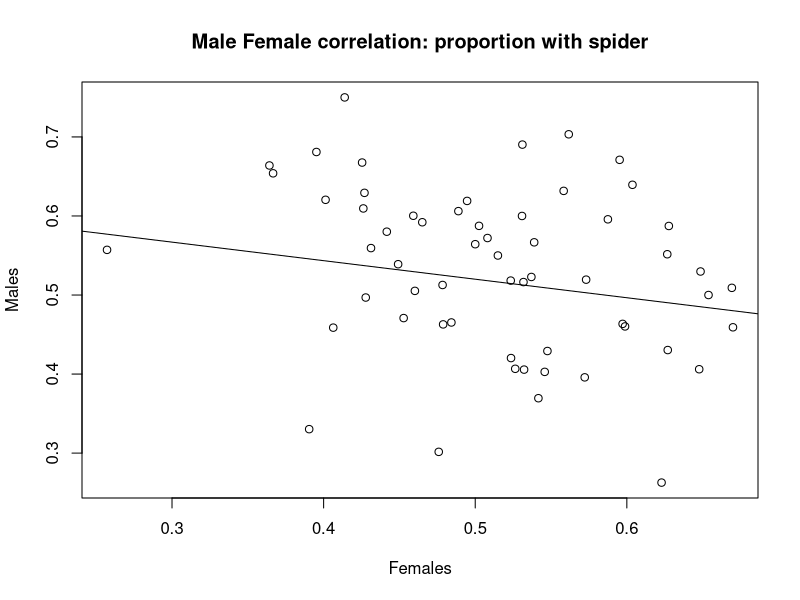
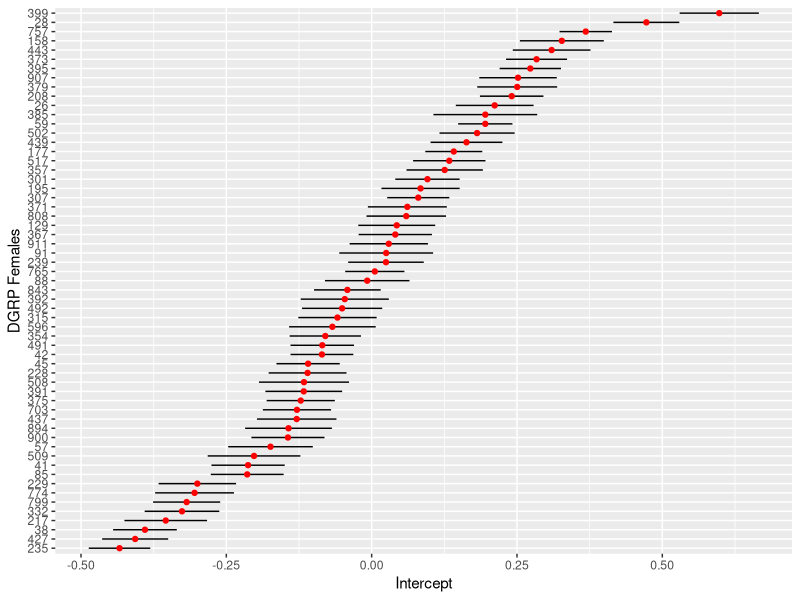
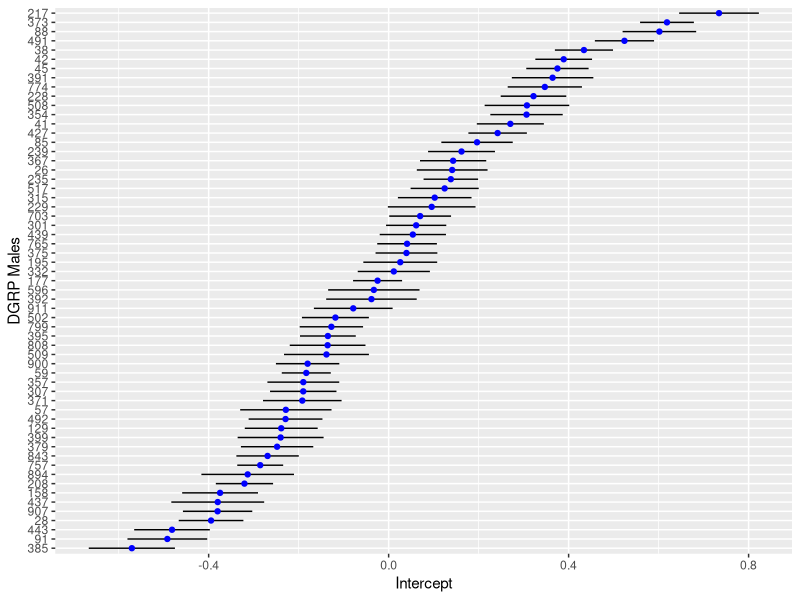

Reproduce these figures in R, in order.
## ---- chunk 1
#source('Perception_Analysis.R')
#Packages:
library(ggplot2)
library(dplyr)
library(lme4)
library(car)
library(effects)
require(lattice)

perception <- read.csv('Perception_all_Data.csv', h=TRUE)

#DGRP as factor
perception$DGRP <- factor(perception$DGRP)

#Average temp and humidity over three days and scaled:
perception$Avg_temp <- with(perception, (Temp_24 + Temp_48 + Temp_start)/3)

perception$Avg_hum <- with(perception, (Humidity_24 + Humidity_48 + Humidity_start)/3)

perception$Avg_BP <- with(perception, (BP_Start + BP_24 + BP_48)/3)

perception$TempScaled <- with(perception, scale(Avg_temp))

perception$HumidityScaled <- with(perception, scale(Avg_hum))

perception$BPScaled <- with(perception, scale(Avg_BP))

#Total those assorted into vials
perception$spiANDno_48 <- with(perception, Spider_48 + Not_Spider_48)

#Subsample of those with more than six total in vials
perception <- subset(perception, spiANDno_48 >= 6)

#New data frame with needed variables (and change some names):
DGRP_by_counts <- with(perception,
                       data.frame(DGRP, Sex, Spider=Spider_48,
                                  Not_spider=Not_Spider_48, Outside=Outside_48,
                                  Date=Start_date, Temp_Scaled=TempScaled, Humidity_Scaled=HumidityScaled,
                                  BP_Scaled=BPScaled, Vial_total= spiANDno_48, Number=Number))

DGRP_by_counts$proportion_spider <- with(DGRP_by_counts, Spider/Vial_total)

#Data set with all DGRP lines together into one group (by sex also): inclueds mean temperature scales (and humidity) and the mean proportion with spiders and SE

DGRP_sub <-DGRP_by_counts %>%
  group_by(DGRP, Sex) %>%
  summarise(prop_spider=mean(proportion_spider),
            Mean_temp_scaled=mean(Temp_Scaled),
            Mean_hum_scaled=mean(Humidity_Scaled),
            Mean_BP_scaled=mean(BP_Scaled),
            se =((sd(proportion_spider))/sqrt(n())))

## ---- chunk 2
with(DGRP_sub, cor(prop_spider[Sex == "Female"],prop_spider[Sex == "Male"] ))
## ---- chunk 3
line2 <- lm(DGRP_sub$prop_spider[DGRP_sub$Sex == "Female"] ~ DGRP_sub$prop_spider[DGRP_sub$Sex == "Male"])

with(DGRP_sub, plot(x = prop_spider[Sex == "Female"],y = prop_spider[Sex == "Male"], xlab = "Females", ylab = "Males", abline(line2), main = "Male Female correlation: proportion with spider"))
## ---- chunk 4
mod1 <- glmer(cbind(Not_spider, Spider) ~ 1 + Sex + Temp_Scaled + Humidity_Scaled + BP_Scaled + (1|Date) 
              + (0 + Sex|DGRP), data = DGRP_by_counts, family = "binomial")
summary(mod1)
## ---- chunk 5
rr1 <- ranef(mod1, condVar = TRUE)
#rr1
pv <- attr(rr1$DGRP, "postVar")

#pv[2,2,59] # == last one...
#pv
se_fem <- pv[1, 1, ]
se_ma <- pv[2,2, ]
#Data frame of intercepts
rand.interc<-rr1$DGRP
df<-data.frame(Intercepts=rr1$DGRP[,1:2], DGRP=rownames(rand.interc), se_female=se_fem, se_male=se_ma)
#head(df)
colnames(df) <- c("Female_Int", "Male_Int", "DGRP", "Female_se", "Male_se")
df$m.low <- with(df, Male_Int - 2 * Male_se)
df$m.high <- with(df, Male_Int + 2 * Male_se)
df$f.low <- with(df, Female_Int - 2 * Female_se)
df$f.high <- with(df, Female_Int + 2 * Female_se)

ggplot(df, aes(y=Female_Int, x=reorder(DGRP, Female_Int))) + geom_linerange(aes(ymin=f.low, ymax=f.high), colour="black") + geom_point(, colour="red") + coord_flip() + labs(y="Intercept", x="DGRP Females")

ggplot(df, aes(y=Male_Int, x=reorder(DGRP, Male_Int))) + geom_linerange(aes(ymin=m.low, ymax=m.high), colour="black") + geom_point(, colour="blue") + coord_flip() + labs(y="Intercept", x="DGRP Males")
